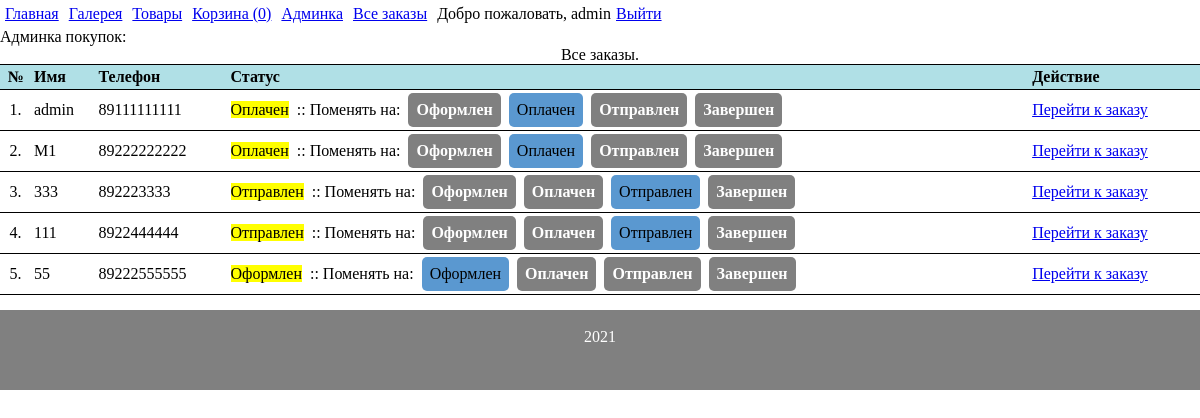
Before: /allbuyers (signed in) with the older database file.
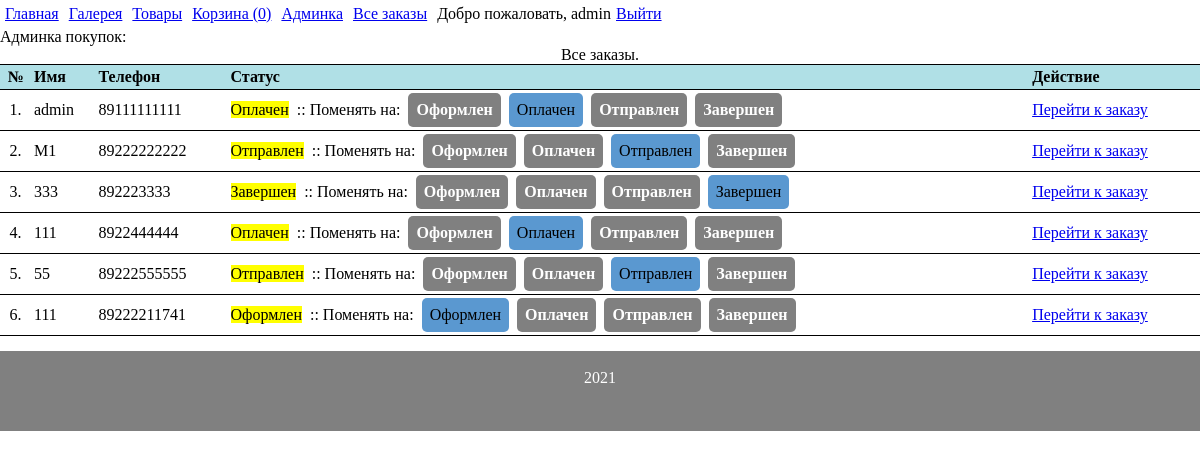
After: the same page with the newer database file.
### tables this page shows
CREATE TABLE `subbuy` (
  `id` int(11) NOT NULL,
  `id_session` varchar(255) NOT NULL,
  `name` varchar(255) NOT NULL,
  `phone` varchar(11) NOT NULL,
  `status` int(1) NOT NULL DEFAULT '1'
);

### engine/db_connections.php (called while the page is built, shortened)
<?php
function getConnect() {
    static $db = null;
    if (is_null($db)) {
        $db = @mysqli_connect(DB_HOST . ':' . DB_PORT, DB_USERNAME, DB_PASSWORD, DB_DATABASE) or die("Ошибка " . mysqli_connect_error());
    }
    return $db;
}
function getDBRequest($request) {
    $res = @mysqli_query(getConnect(), $request) or die(mysqli_error(getConnect()));
    if ($res === true) {
        $row = true;
    } else if (isset($res->num_rows)) {
        $row = mysqli_fetch_all($res, MYSQLI_ASSOC);
    } else {
        $row = false;
    }
    return $row;
}

### models/users.php (called while the page is built, shortened)
<?
function secUser($user = null) {
    (is_null($user)) ? $user = $_POST['username'] : true;
    return strip_tags(htmlspecialchars(mysqli_real_escape_string(getConnect(), $user)));
}
function is_admin($user) {
    $user = secUser($user);
    $role = getDBRequest("SELECT role FROM users WHERE username='{$user}'")[0];
    return password_verify('admin', $role['role']);
}

### models/basket.php (called while the page is built, shortened)
<?php
function getSubmitBuy() {
    $result = getDBRequest("SELECT * FROM subbuy");
    return $result;
}

### engine/controller.php (called while the page is built, shortened)
<?php
function prepareVariables($url_array) {
    if ($url_array['main_page'] == "") {
        $params['page'] = 'index';
    } else {
        $params['page'] = $url_array['main_page'];
    }
    $params['countP'] = countInBasket(session_id());
    $params['username'] = hasUser($_SESSION['username'])['username'];
    $params['layout'] = 'app';
    switch ($params['page']) {
        case 'allbuyers':
            if (is_admin($_SESSION['username'])) {
                $params['page'] = implode('/', ['admin', $url_array['main_page']]);
                $res = getSubmitBuy();
                $params['phones'] = getSubmitBuyByHuman($res);
                break;
            } else {
                header('Location: /');
                die();
            }
    }
    return $params;
}

### templates/admin/allbuyers.php (the view, shortened to what this page needs)
Админка покупок:<br>
<?php if (isset($phones)): ?>
    <table class="allOrders">
        <caption>Все заказы.</caption>
        <tr>
            <th class="text-center">№</th>
            <th>Имя</th>
            <th>Телефон</th>
            <th>Статус</th>
            <th>Действие</th>
        </tr>
<?php $i=1 ?>
    <?php foreach($phones as $phone): ?>
        <tr>
            <td class="text-center"><?=$i?>.</td>
            <td><?=$phone['name']?></td>
            <td><?=$phone['phone']?></td>
            <td>
                <mark><span id="<?=$phone['id']?>"><?=$phone['human_status']?></span></mark>&nbsp
                <?php if(is_admin($username)): ?> :: Поменять на:&nbsp
                    <span class="<?php if($phone['status'] == 1): ?>btn-status<?php else: ?>btn<?php endif; ?> stat" data-id="<?=$phone['id']?>/1" id="<?=$phone['id']?>/1">
                        Оформлен
                    </span>&nbsp
                    <span class="<?php if($phone['status'] == 2): ?>btn-status<?php else: ?>btn<?php endif; ?> stat" data-id="<?=$phone['id']?>/2" id="<?=$phone['id']?>/2">
                        Оплачен
                    </span>&nbsp
                    <span class="<?php if($phone['status'] == 3): ?>btn-status<?php else: ?>btn<?php endif; ?> stat" data-id="<?=$phone['id']?>/3" id="<?=$phone['id']?>/3">
                        Отправлен
                    </span>&nbsp
                    <span class="<?php if($phone['status'] == 4): ?>btn-status<?php else: ?>btn<?php endif; ?> stat" data-id="<?=$phone['id']?>/4" id="<?=$phone['id']?>/4">
                        Завершен
                    </span>
                <?php endif; ?>
            </td>
            <td>
                <a href="/basket/<?=$phone['id_session']?>">Перейти к заказу</a>
            </td>
        </tr>
<?php $i++ ?>
<?php endforeach; ?>
    </table>
<?php endif; ?>

### models/menu.php
<?php
function setMenu($arrMenu, $username) {
    $strOut = '<ul>';
        foreach ($arrMenu as $key) {
            if ((isset($key['role']) && is_admin($username)) || !isset($key['role'])) {
                $strOut .= "<li><a href=\"{$key['uri']}\">{$key['title']}</a>";
                if (isset($key['subitems'])) {
                    $strOut .= "<ul>";
                    $strOut .= setMenu($key['subitems'], $username);
                    $strOut .= "</ul>";
                }
                $strOut .= "</li>";
            }
        }
    $strOut .= '</ul>';
    return $strOut;
}

Changed rows visible on the page:
changed subbuy (number 2 of 6 on the later page): human_status "Оплачен" → "Отправлен"; status 2 → 3 (drawn)
changed subbuy (number 3 of 6 on the later page): human_status "Отправлен" → "Завершен"; status 3 → 4 (drawn)
changed subbuy (number 4 of 6 on the later page): human_status "Отправлен" → "Оплачен"; status 3 → 2 (drawn)
changed subbuy (number 5 of 6 on the later page): human_status "Оформлен" → "Отправлен"; status 1 → 3 (drawn)
added subbuy: name "111", phone "89222211741", human_status "Оформлен", status 1 (drawn)
